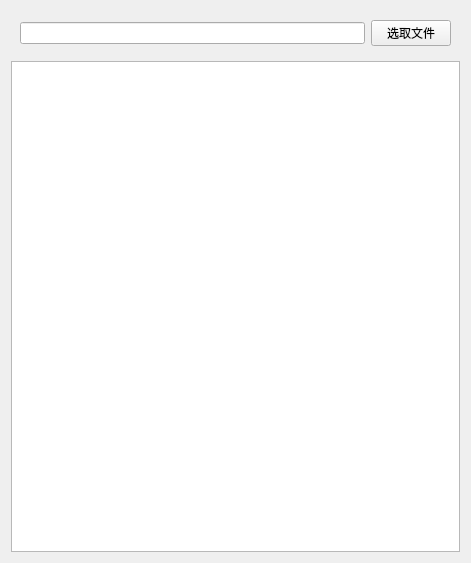
<?xml version="1.0" encoding="UTF-8"?>
<ui version="4.0">
 <class>Widget</class>
 <widget class="QWidget" name="Widget">
  <property name="geometry">
   <rect>
    <x>0</x>
    <y>0</y>
    <width>471</width>
    <height>563</height>
   </rect>
  </property>
  <property name="windowTitle">
   <string>Widget</string>
  </property>
  <layout class="QVBoxLayout" name="verticalLayout">
   <item>
    <widget class="QWidget" name="widget" native="true">
     <layout class="QHBoxLayout" name="horizontalLayout">
      <item>
       <widget class="QLineEdit" name="lineEdit"/>
      </item>
      <item>
       <widget class="QPushButton" name="pushButton">
        <property name="text">
         <string>选取文件</string>
        </property>
       </widget>
      </item>
     </layout>
    </widget>
   </item>
   <item>
    <widget class="QTextEdit" name="textEdit"/>
   </item>
  </layout>
 </widget>
 <resources/>
 <connections/>
</ui>
